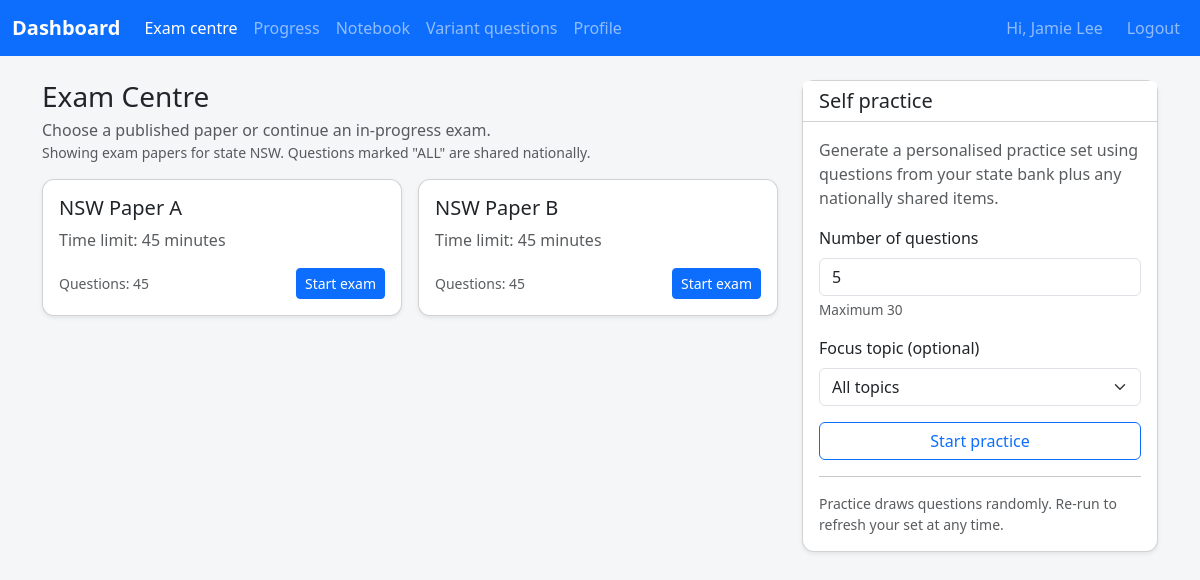
Screenshot of /student/exams (signed in) with the database file from the repository.
### app/models.py (models this page shows, shortened)
class Student(UserMixin, db.Model):
    __tablename__ = "students"
    id = db.Column(db.Integer, primary_key=True)
    name = db.Column(db.String(120), nullable=False)
    email = db.Column(db.String(120), unique=True)
    mobile_number = db.Column(db.String(20), unique=True, nullable=False)
    password_hash = db.Column(db.String(255), nullable=False)
    state = db.Column(db.String(10), nullable=False)
    preferred_language = db.Column(db.String(20), nullable=False, default="ENGLISH")
    target_exam_date = db.Column(Date)
    avatar_url = db.Column(db.String(500))
    notification_push_enabled = db.Column(Boolean, nullable=False, default=True)
    notification_email_enabled = db.Column(Boolean, nullable=False, default=True)
    profile_version = db.Column(db.Integer, nullable=False, default=1)
    profile_updated_at = db.Column(
        db.DateTime, default=datetime.utcnow, onupdate=datetime.utcnow, nullable=False
    )
    last_login_at = db.Column(db.DateTime)
    assigned_coach_id = db.Column(db.Integer, db.ForeignKey("coaches.id"))
    coach = db.relationship("Coach", back_populates="students")
    mock_exam_summaries = db.relationship(
        "MockExamSummary", back_populates="student", cascade="all, delete-orphan"
    )
    bookings = db.relationship("Appointment", back_populates="student")
    exam_sessions = db.relationship(
        "StudentExamSession", back_populates="student", cascade="all, delete-orphan"
    )
    question_attempts = db.relationship(
        "QuestionAttempt", back_populates="student", cascade="all, delete-orphan"
    )
    notebook_entries = db.relationship(
        "NotebookEntry", back_populates="student", cascade="all, delete-orphan"
    )
    state_progress = db.relationship(
        "StudentStateProgress", back_populates="student", cascade="all, delete-orphan"
    )
    auth_tokens = db.relationship(
        "StudentAuthToken", back_populates="student", cascade="all, delete-orphan"
    )
    starred_questions = db.relationship(
        "StarredQuestion", back_populates="student", cascade="all, delete-orphan"
    )
    login_windows = db.relationship(
        "StudentLoginRateLimit", back_populates="student", cascade="all, delete-orphan"
    )
    variant_groups = db.relationship(
        "VariantQuestionGroup", back_populates="student", cascade="all, delete-orphan"
    )
    variant_questions = db.relationship(
        "VariantQuestion", back_populates="student", cascade="all, delete-orphan"
    )
    @property
    def is_student(self) -> bool:
        return True

class MockExamPaper(db.Model):
    __tablename__ = "mock_exam_papers"
    id = db.Column(db.Integer, primary_key=True)
    state = db.Column(db.String(10), nullable=False)
    title = db.Column(db.String(120), nullable=False)
    time_limit_minutes = db.Column(db.Integer, nullable=False)
    questions = db.relationship(
        "MockExamPaperQuestion", back_populates="paper", cascade="all, delete-orphan"
    )
    sessions = db.relationship(
        "StudentExamSession", back_populates="paper", cascade="all, delete-orphan"
    )

### app/student/routes.py (the view)
@student_bp.route("/exams")
@login_required
def exams():
    student = _current_student()
    if not student:
        return _redirect_non_students()
    papers = (
        MockExamPaper.query.filter_by(state=student.state)
        .order_by(MockExamPaper.id.asc())
        .all()
    )
    active_session = _current_exam_session(student)
    topic_rows = (
        Question.query.with_entities(Question.topic)
        .filter((Question.state_scope == "ALL") | (Question.state_scope == student.state))
        .filter(Question.language == student.preferred_language)
        .distinct()
        .order_by(Question.topic.asc())
        .all()
    )
    topics = [row[0] for row in topic_rows if row[0]]
    return render_template(
        "student/exams.html",
        papers=papers,
        active_session=active_session,
        practice_default=PRACTICE_DEFAULT_COUNT,
        practice_max=PRACTICE_MAX_COUNT,
        topics=topics,
        state=student.state,
    )

### app/coach/routes.py (called while the page is built, shortened)
@coach_bp.before_app_request
def _restrict_student_portal_access():
    if request.blueprint != "coach":
        return None

### app/i18n.py (called while the page is built)
def normalise_language_code(language: str | None) -> str | None:
    if not language:
        return None
    code = language.strip().upper()
    if code in SUPPORTED_LANGUAGES:
        return code
    return None

def ensure_language_code(language: str | None) -> str:
    normalised = normalise_language_code(language)
    return normalised or DEFAULT_LANGUAGE

def translate_text(text: str, language: str, **format_values: str) -> str:
    catalogue = TRANSLATIONS.get(language, {})
    translated = catalogue.get(text, text)
    if format_values:
        try:
            return translated.format(**format_values)
        except (KeyError, IndexError):
            return translated
    return translated

### app/student/routes.py (called while the page is built)
def _current_student() -> Student | None:
    if not current_user.is_authenticated:
        return None
    student = current_user._get_current_object()
    if isinstance(student, Student):
        return student
    return None

def _current_exam_session(student: Student) -> StudentExamSession | None:
    session_obj = (
        StudentExamSession.query.filter_by(student_id=student.id, status="ongoing")
        .order_by(StudentExamSession.started_at.desc())
        .first()
    )
    if not session_obj:
        return None
    session_obj = ensure_session_active(session_obj)
    if session_obj.status != "ongoing":
        return None
    return session_obj

### app/templates/student/exams.html (shortened to what this page needs)
{% extends 'base.html' %}
{% block content %}
<div class="row g-4 exam-centre">
  <div class="col-lg-8">
    <div class="d-flex align-items-center justify-content-between mb-3">
      <div>
        <h1 class="h3 mb-1">{{ _('Exam Centre') }}</h1>
        <p class="text-muted mb-0">
          {{ _('Choose a published paper or continue an in-progress exam.') }}
        </p>
        <p class="text-muted small mb-0">
          {{ _('Showing exam papers for state {state_code}. Questions marked "ALL" are shared nationally.').format(state_code=state) }}
        </p>
      </div>
    </div>
    <div class="row g-3">
      {% for paper in papers %}
      <div class="col-sm-6">
        <div class="card h-100 shadow-sm exam-paper-card">
          <div class="card-body d-flex flex-column">
            <h3 class="h5 mb-2">{{ paper.title }}</h3>
            <p class="text-muted mb-3">{{ _('Time limit') }}: {{ paper.time_limit_minutes }} {{ _('minutes') }}</p>
            <div class="d-flex align-items-center justify-content-between mt-auto">
              <div class="text-muted small">
                {{ _('Questions') }}: {{ paper.questions|length }}
              </div>
              <form method="post" action="{{ url_for('student.start_exam', paper_id=paper.id) }}">
                <button type="submit" class="btn btn-primary btn-sm">{{ _('Start exam') }}</button>
              </form>
            </div>
          </div>
        </div>
      </div>
      {% else %}
      <div class="col-12">
        <div class="alert alert-info">{{ _('No exam papers have been published for your state yet.') }}</div>
      </div>
      {% endfor %}
    </div>
  </div>
  <div class="col-lg-4">
    <div class="card shadow-sm h-100">
      <div class="card-header bg-white">
        <h2 class="h5 mb-0">{{ _('Self practice') }}</h2>
      </div>
      <div class="card-body">
        <p class="text-muted">{{ _('Generate a personalised practice set using questions from your state bank plus any nationally shared items.') }}</p>
        <form method="post" action="{{ url_for('student.practice') }}" class="practice-form">
          <div class="mb-3">
            <label class="form-label" for="question_count">{{ _('Number of questions') }}</label>
            <input type="number" class="form-control" id="question_count" name="question_count" value="{{ practice_default }}" min="1" max="{{ practice_max }}" required>
            <div class="form-text">{{ _('Maximum') }} {{ practice_max }}</div>
          </div>
          <div class="mb-3">
            <label class="form-label" for="topic">{{ _('Focus topic (optional)') }}</label>
            <select class="form-select" id="topic" name="topic">
              <option value="">{{ _('All topics') }}</option>
            </select>
          </div>
          <button type="submit" class="btn btn-outline-primary w-100">{{ _('Start practice') }}</button>
        </form>
        <hr>
        <p class="small text-muted mb-0">{{ _('Practice draws questions randomly. Re-run to refresh your set at any time.') }}</p>
      </div>
    </div>
  </div>
</div>
{% endblock %}

### app/templates/base.html (shortened to what this page needs)
<!doctype html>
<html lang="{{ 'zh-Hans' if active_language == 'CHINESE' else 'en' }}">
  <head>
    <link
      href="https://cdn.jsdelivr.net/npm/bootstrap@5.3.3/dist/css/bootstrap.min.css"
      rel="stylesheet"
    >
    <link rel="stylesheet" href="{{ url_for('static', filename='css/app.css') }}">
  </head>
  <body class="{% block body_class %}{% endblock %}">
    {% block navbar %}
    <nav class="navbar navbar-expand-lg navbar-dark bg-primary mb-4">
      <div class="container-fluid">
        {% if current_user.is_authenticated %}
          {% set is_student = current_user.is_student %}
          {% set home_endpoint = 'student.dashboard' if is_student else 'coach.dashboard' %}
        {% else %}
          {% set is_student = False %}
          {% set home_endpoint = 'coach.login' %}
        {% endif %}
        <a class="navbar-brand" href="{{ url_for(home_endpoint) }}" aria-label="{{ _('Dashboard') }}">
          {{ _('Dashboard') }}
        </a>
        <div class="collapse navbar-collapse" id="navbarNav">
          {% set endpoint = request.endpoint or '' %}
          <ul class="navbar-nav me-auto">
            {% if current_user.is_authenticated %}
              {% if is_student %}
              <li class="nav-item"><a class="nav-link {% if endpoint.startswith('student.exams') %}active{% endif %}" href="{{ url_for('student.exams') }}">{{ _('Exam centre') }}</a></li>
              <li class="nav-item"><a class="nav-link {% if endpoint == 'student.progress' %}active{% endif %}" href="{{ url_for('student.progress') }}">{{ _('Progress') }}</a></li>
              <li class="nav-item"><a class="nav-link " href="{{ url_for('student.notebook') }}">{{ _('Notebook') }}</a></li>
              <li class="nav-item"><a class="nav-link {% if endpoint.startswith('student.variant') %}active{% endif %}" href="{{ url_for('student.variant_list') }}">{{ _('Variant questions') }}</a></li>
              <li class="nav-item"><a class="nav-link {% if endpoint.startswith('student.profile') %}active{% endif %}" href="{{ url_for('student.profile') }}">{{ _('Profile') }}</a></li>
              {% endif %}
            {% endif %}
          </ul>
          <ul class="navbar-nav ms-auto align-items-center gap-3">
            {% if current_user.is_authenticated %}
            <li class="nav-item d-flex align-items-center gap-2">
              <span class="navbar-text">{{ _('Hi') }}, {{ current_user.name }}</span>
            </li>
            <li class="nav-item"><a class="nav-link" href="{{ url_for('coach.logout') }}">{{ _('Logout') }}</a></li>
            {% endif %}
          </ul>
        </div>
      </div>
    </nav>
    {% endblock %}
    <main class="{% block main_class %}container{% endblock %}">
      {% block content %}{% endblock %}
    </main>
  </body>
</html>

### app/static/css/app.css (style rules this page uses)
body { background-color: #f5f6f8; }
.navbar-brand { font-weight: 600; }
.card { border-radius: 0.75rem; }
.exam-centre .exam-paper-card { transition: transform 0.2s ease, box-shadow 0.2s ease; }
.practice-form .form-text { font-size: 0.85rem; }

### rows the page displays
Student: name "Jamie Lee"
MockExamPaper: title "NSW Paper A", time_limit_minutes "45", questions|length "45"
MockExamPaper: title "NSW Paper B", time_limit_minutes "45", questions|length "45"

### other values shown
{{ practice_max }} "30"
form field topic "All topics"
